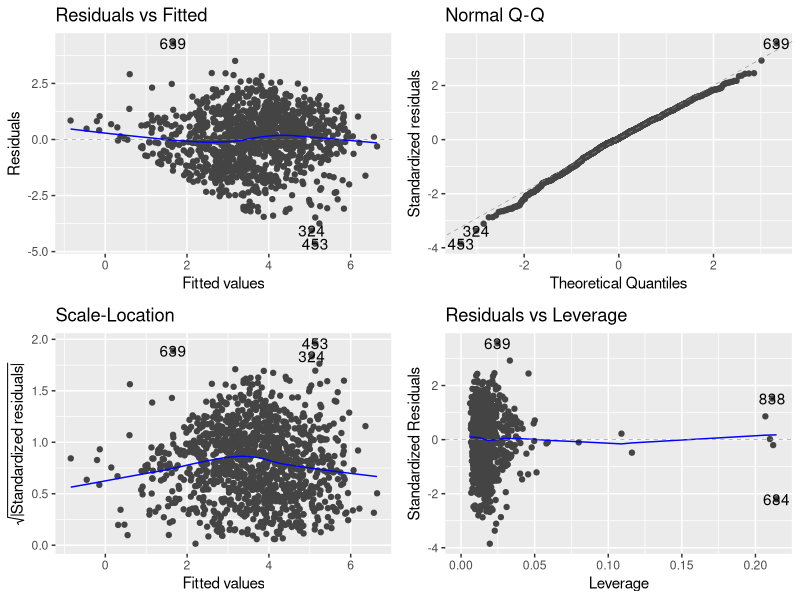
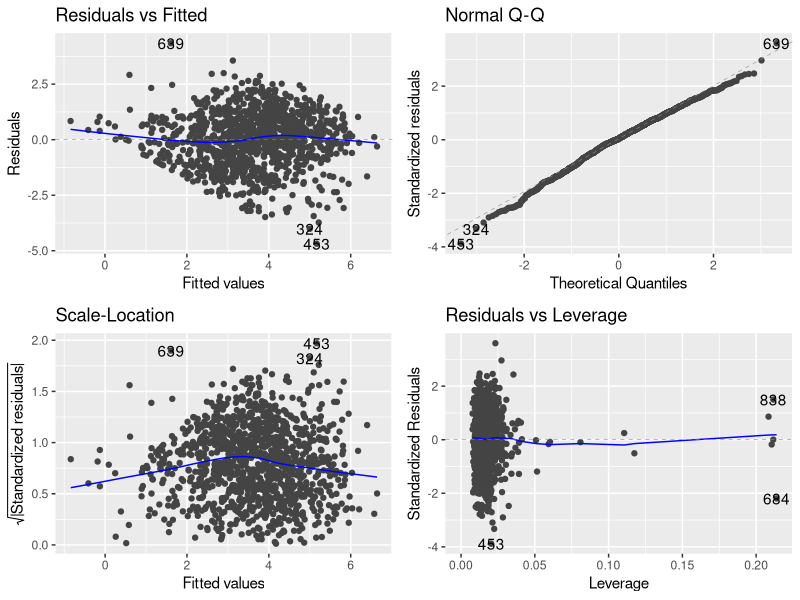
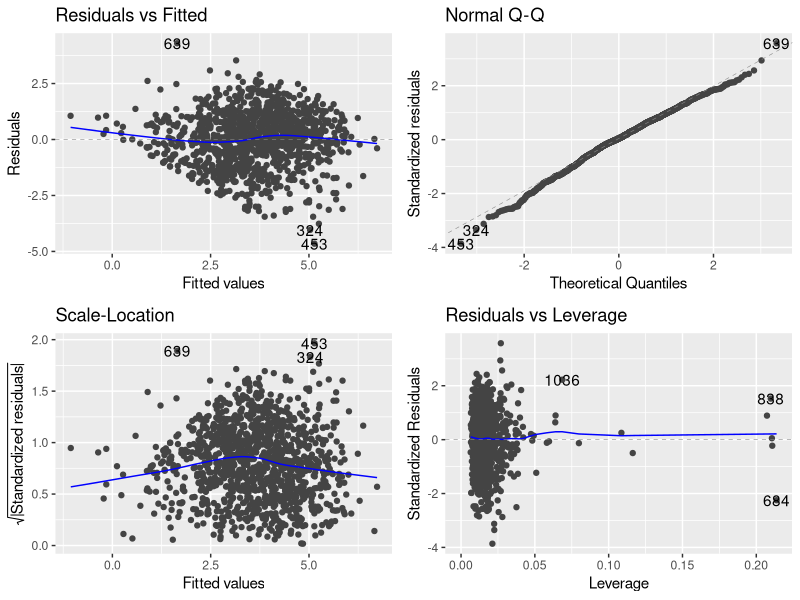
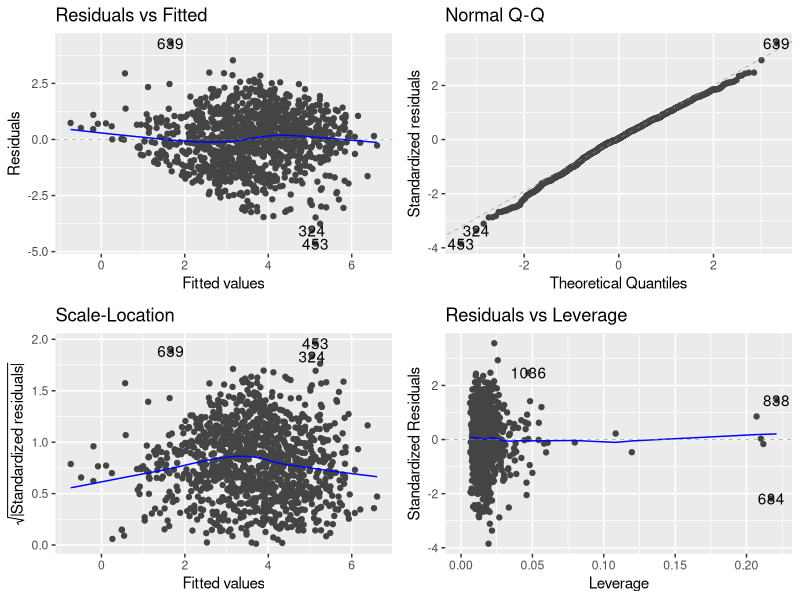
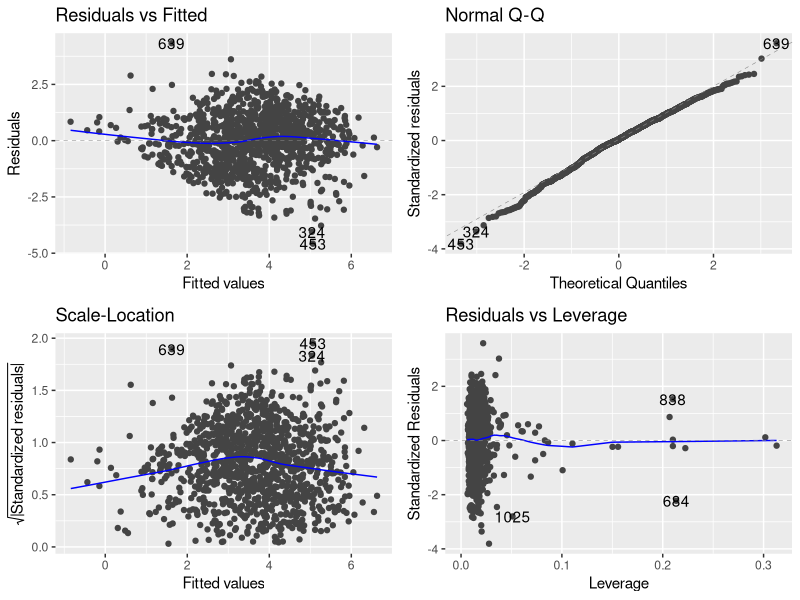
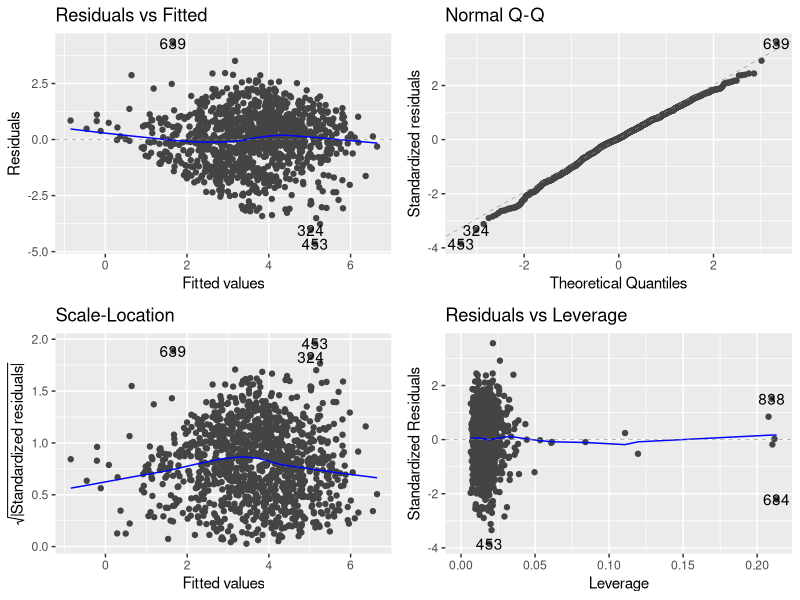
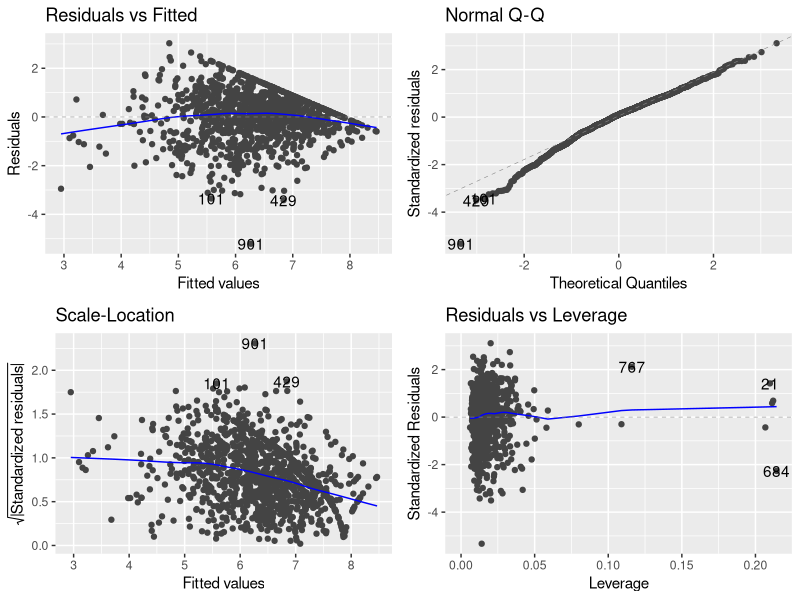
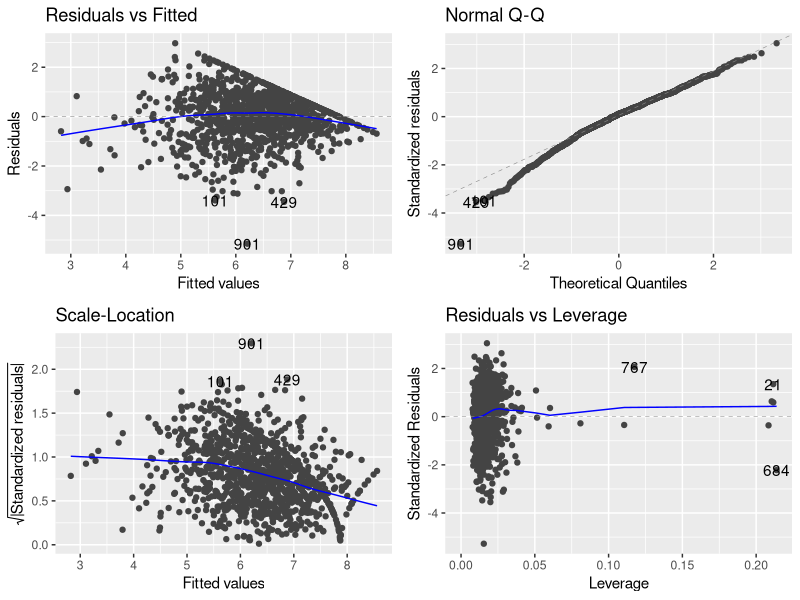

Write R code to recreate these figures, in order.
#Simons, Evans and Bradbury script extra script

#Setting environment####
rm(list = ls())

#load packages
library(ggpubr)
library(ggplot2)
library(dplyr)
library(car)
library(survey)
library(Hmisc)
library(corrplot)
library(ggfortify)

#read in data
combined_data <- read.csv("combined_data_PCA.csv")
str(combined_data)

#make positive for models
combined_data$behaviour= combined_data$behaviour - min(combined_data$behaviour)
combined_data$sympathy= combined_data$sympathy - min(combined_data$sympathy)
combined_data$climate_scores= combined_data$climate_scores - min(combined_data$climate_scores)

#Behaviour extra mods----
mod_behaviour_int<- lm(behaviour ~ message_framing*ego +
                         nudge + 
                         efficacy + 
                         connectedness + 
                         social_norm +
                         finance_security + 
                         age +
                         gender +
                         ethnicity +
                         education_rank +
                         experience + 
                         climate_scores + 
                         flood+
                         MD_index, data = combined_data)

autoplot(mod_behaviour_int) #ok
summary(mod_behaviour_int)
Anova(mod_behaviour_int)

#Don't use - message framing * ego not significant

mod_behaviour_int1<- lm(behaviour ~ message_framing*nudge + 
                          efficacy + 
                          connectedness + 
                          social_norm +
                          finance_security + 
                          age +
                          gender +
                          ethnicity +
                          education_rank +
                          experience + 
                          ego + 
                          climate_scores + 
                          flood +
                          MD_index, data = combined_data)
autoplot(mod_behaviour_int1) #ok
summary(mod_behaviour_int1)
Anova(mod_behaviour_int1) 

#Don't use - message framing * nudge not significant

mod_behaviour_int2<- lm(behaviour ~ message_framing*experience +
                          nudge + 
                          efficacy + 
                          connectedness + 
                          social_norm +
                          finance_security + 
                          age +
                          gender +
                          ethnicity +
                          education_rank +
                          ego + 
                          climate_scores + 
                          flood +
                          MD_index, data = combined_data)

autoplot(mod_behaviour_int2) #ok
summary(mod_behaviour_int2)
Anova(mod_behaviour_int2) 

#Don't use - message framing * experience not significant

mod_behaviour_int3<- lm(behaviour ~ message_framing*climate_scores +
                          nudge + 
                          efficacy + 
                          connectedness + 
                          social_norm +
                          finance_security + 
                          age +
                          gender +
                          ethnicity +
                          education_rank +
                          ego + 
                          experience + 
                          flood +
                          MD_index, data = combined_data)

autoplot(mod_behaviour_int3) #ok
summary(mod_behaviour_int3)
Anova(mod_behaviour_int3) 

#Don't use - message framing * climate change not significant

mod_behaviour_int4<- lm(behaviour ~ message_framing*flood +
                          nudge + 
                          efficacy + 
                          connectedness + 
                          social_norm +
                          finance_security + 
                          age +
                          gender +
                          ethnicity +
                          climate_scores +
                          education_rank +
                          ego + 
                          experience + 
                          MD_index, data =combined_data)

autoplot(mod_behaviour_int4) #ok
summary(mod_behaviour_int4)
Anova(mod_behaviour_int4)

mod_behaviour_int5<- lm(behaviour ~ message_framing*MD_index +
                          nudge + 
                          efficacy + 
                          connectedness + 
                          social_norm +
                          finance_security + 
                          age +
                          gender +
                          ethnicity +
                          education_rank +
                          experience + 
                          ego + 
                          climate_scores + 
                          flood, data = combined_data)

autoplot(mod_behaviour_int5) #ok
summary(mod_behaviour_int5)
Anova(mod_behaviour_int5)

#Don't use - message framing * MD_index not significant

#Sympathy models ----

mod_sympathy_int<- lm(sympathy ~ message_framing*ego +
                        nudge + 
                        efficacy + 
                        connectedness + 
                        social_norm +
                        finance_security + 
                        age +
                        gender +
                        ethnicity +
                        education_rank +
                        experience + 
                        climate_scores + 
                        flood +
                        MD_index, data = combined_data)

autoplot(mod_sympathy_int)
summary(mod_sympathy_int)
Anova(mod_sympathy_int)

#Don't use - message framing * ego not significant

mod_sympathy_int1<- lm(sympathy ~ message_framing*nudge + 
                         efficacy + 
                         connectedness + 
                         social_norm +
                         finance_security + 
                         age +
                         gender +
                         ethnicity +
                         education_rank +
                         experience + 
                         ego + 
                         climate_scores + 
                         flood +
                         MD_index, data = combined_data)

autoplot(mod_sympathy_int1)
summary(mod_sympathy_int1)
Anova(mod_sympathy_int1)

#Don't use - message framing * nudge not significant


mod_sympathy_int2<- lm(sympathy ~ message_framing*experience+
                         nudge + 
                         efficacy + 
                         connectedness + 
                         social_norm +
                         finance_security + 
                         age +
                         gender +
                         ethnicity +
                         education_rank +
                         ego + 
                         climate_scores + 
                         flood +
                         MD_index, data = combined_data)

autoplot(mod_sympathy_int2)
summary(mod_sympathy_int2)
Anova(mod_sympathy_int2)

#Don't use - message framing * experience not significant

mod_sympathy_int4<- lm(sympathy ~ message_framing*flood +
                         nudge + 
                         efficacy + 
                         connectedness + 
                         social_norm +
                         finance_security + 
                         age +
                         gender +
                         ethnicity +
                         education_rank +
                         climate_scores+
                         experience +
                         ego +
                         MD_index, data = combined_data)

autoplot(mod_sympathy_int4)
summary(mod_sympathy_int4)
Anova(mod_sympathy_int4)

#Don't use - message framing * flood not significant

##Financial models----

mod_financial_int<- glm(financial ~ message_framing*ego+
                          nudge + 
                          efficacy + 
                          connectedness + 
                          log(1 + social_norm_donation) +
                          finance_security + 
                          age +
                          gender +
                          ethnicity +
                          education_rank +
                          experience + 
                          climate_scores + 
                          flood+
                          MD_index, data = combined_data, family = quasipoisson)
par(mfrow=c(2,2))
plot(mod_financial_int)
summary(mod_financial_int)
Anova(mod_financial_int, test = "F")

#Don't use - message framing * ego not significant

mod_financial_int1<- glm(financial ~ message_framing*nudge + 
                           efficacy + 
                           connectedness + 
                           log(1 + social_norm_donation) +
                           finance_security + 
                           age +
                           gender +
                           ethnicity +
                           education_rank +
                           experience + 
                           ego + 
                           climate_scores + 
                           flood+
                           MD_index, data = combined_data, family = quasipoisson)
par(mfrow=c(2,2))
plot(mod_financial_int1)
summary(mod_financial_int1)
Anova(mod_financial_int1, test = "F")

#Don't use - message framing * nudge not significant

mod_financial_int2<- glm(financial ~ message_framing*experience +
                           nudge + 
                           efficacy + 
                           connectedness + 
                           climate_scores+
                           log(1 + social_norm_donation) +
                           finance_security + 
                           age +
                           gender +
                           ethnicity +
                           education_rank +
                           ego + 
                           flood+
                           MD_index, data = combined_data, family = quasipoisson)
par(mfrow=c(2,2))
plot(mod_financial_int2)
summary(mod_financial_int2)
Anova(mod_financial_int2, test = "F")

#Don't use - message framing * experience not significant

mod_financial_int3<- glm(financial ~ message_framing*climate_scores +
                           nudge + 
                           efficacy + 
                           connectedness + 
                           log(1 + social_norm_donation) +
                           finance_security + 
                           age +
                           gender +
                           ethnicity +
                           education_rank +
                           flood+
                           experience + 
                           ego +
                           MD_index, data = combined_data, family = quasipoisson)
par(mfrow=c(2,2))
plot(mod_financial_int3)
summary(mod_financial_int3)
Anova(mod_financial_int3, test = "F")

#Don't use - message framing * climate change not significant

mod_financial_int4<- glm(financial ~ message_framing*flood +
                           nudge + 
                           efficacy + 
                           connectedness + 
                           log(1 + social_norm_donation) +
                           finance_security + 
                           age +
                           gender +
                           ethnicity +
                           climate_scores +
                           education_rank +
                           experience + 
                           ego +
                           MD_index, data = combined_data, family = quasipoisson)
par(mfrow=c(2,2))
plot(mod_financial_int4)
summary(mod_financial_int4)
Anova(mod_financial_int4, test = "F")


#Don't use - message framing * flood not significant

mod_sufficieny_int1<- lm(sufficiency ~ message_framing*nudge + 
                           efficacy + 
                           connectedness + 
                           finance_security + 
                           age +
                           gender +
                           ethnicity +
                           education_rank +
                           experience + 
                           ego + 
                           climate_scores + 
                           flood +
                           MD_index, data = combined_data)
autoplot(mod_sufficieny_int1)
summary(mod_sufficieny_int1)
Anova(mod_sufficieny_int1)

#Don't use - message framing * nudge not significant

mod_sufficieny_int2<- lm(sufficiency ~ message_framing*experience+
                           nudge + 
                           efficacy + 
                           connectedness + 
                           finance_security + 
                           age +
                           gender +
                           ethnicity +
                           education_rank +
                           ego + 
                           climate_scores + 
                           flood +
                           MD_index, data = combined_data)
autoplot(mod_sufficieny_int2)
summary(mod_sufficieny_int2)
Anova(mod_sufficieny_int2)

#Don't use - message framing * experience not significant

mod_sufficieny_int3<- lm(sufficiency ~ message_framing*climate_scores+
                           nudge + 
                           efficacy + 
                           connectedness + 
                           finance_security + 
                           age +
                           gender +
                           ethnicity +
                           education_rank +
                           experience + 
                           ego + 
                           flood +
                           MD_index, data = combined_data)
autoplot(mod_sufficieny_int3)
summary(mod_sufficieny_int3)
Anova(mod_sufficieny_int3)

#Don't use - message framing * climate change not significant
